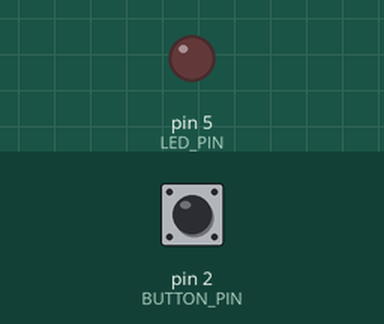
The sketch below on a simulated Arduino Uno, built with avr-gcc and run on an emulated ATmega328P. Parts: output pins drawn as LEDs (lit = HIGH). The test bench sets the inputs (shaded band); at power-on: pin 2 (BUTTON_PIN) LOW.

Above: at 1.2 s.
1.3 s: pin 2 (BUTTON_PIN) pulled HIGH for 3.2 s
At 1.7 s:
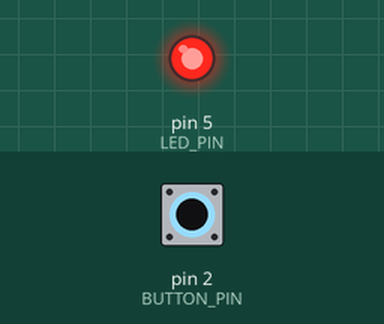
Timing chart, 0 to 12.0 s (numbered marks = the images above; inputs shaded):
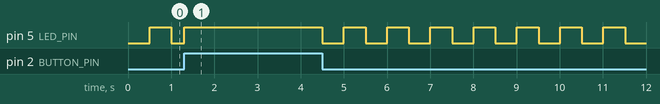

Measured:
- by itself, pin 5 (LED_PIN): repeats every 1.0 s: LOW 0.50 s, HIGH 0.50 s

The sketch:

3b2.ino
```cpp
/////////////////////////////////////
/////////// Button Code /////////////
/////////////////////////////////////

bool buttonState = false;

const int BUTTON_PIN = 2;

void updateButton()
{
    buttonState = digitalRead(BUTTON_PIN);
}

void setupButton()
{
    pinMode(BUTTON_PIN, INPUT);
}

/////////////////////////////////////
///////////// LED Code //////////////
/////////////////////////////////////

const int LED_PIN = 5;

bool ledState = false;
unsigned long ledTimer = 0;

void updateLed()
{
    if (buttonState)
    {
        ledState = true;
    }
    else
    {
        // Deactivate the LED when the given duration
        // has passed since the button was released
        if ((millis() - ledTimer) > 500)
        {
            ledState = !ledState;
            ledTimer = millis();
        }
    }

    digitalWrite(LED_PIN, ledState);
}

void setupLed()
{
    pinMode(LED_PIN, OUTPUT);
}

/////////////////////////////////////
/////////// Main Code ///////////////
/////////////////////////////////////

void setup()
{
    Serial.begin(9600);

    setupButton();
    setupLed();
}

void loop()
{
    updateButton();
    updateLed();
}
```
